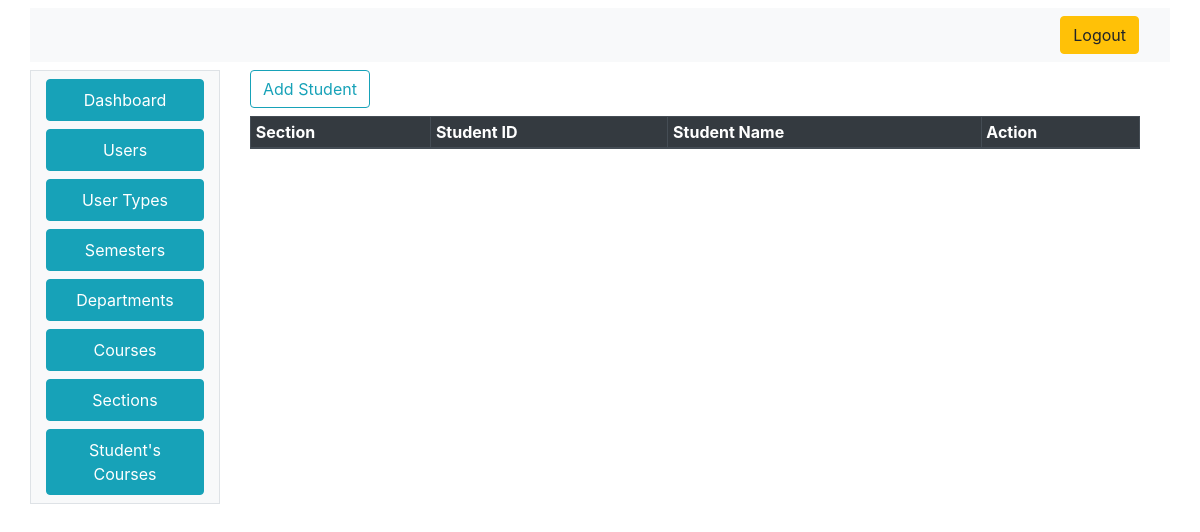
/admin/students.php?SectionID=3, run on an earlier commit of the app's database.
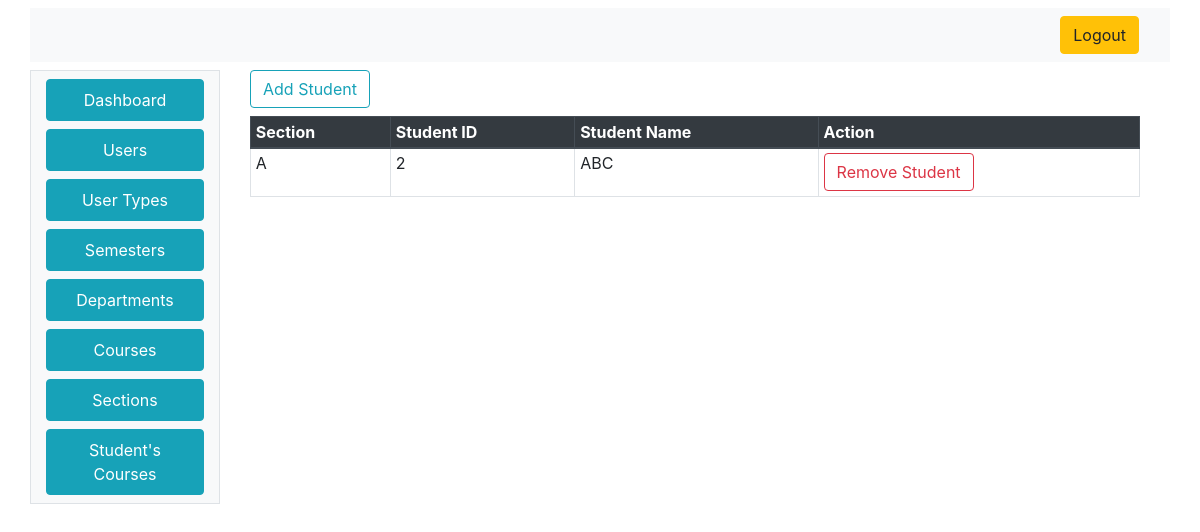
And on a later commit of the database.
### tables this page shows
CREATE TABLE `student_section` (
  `ID` int(11) NOT NULL,
  `StudentID` int(11) NOT NULL,
  `SectionID` int(11) NOT NULL
);

CREATE TABLE `section` (
  `SectionID` int(11) NOT NULL,
  `SectionName` varchar(10) NOT NULL,
  `CourseID` int(11) NOT NULL,
  `TeacherID` int(11) NOT NULL,
  `SemesterID` int(11) NOT NULL,
  `Status` tinyint(1) NOT NULL
);

CREATE TABLE `users` (
  `UserID` int(11) NOT NULL,
  `UserName` varchar(100) NOT NULL,
  `UserEmail` varchar(50) NOT NULL,
  `Password` varchar(25) NOT NULL,
  `Status` tinyint(1) NOT NULL,
  `UserTypeID` int(11) NOT NULL,
  `DepartmentID` int(11) DEFAULT NULL
);

### index_model.php (called while the page is built, shortened)
<?php
class IndexModel
{
	public $con;
	public function IndexModel()
	{
		$this->host = "localhost:3306";
		$this->user = "root";
		$this->pass = "";
		$this->dbname = "ams";
		$this->con =  new mysqli($this->host, $this->user, $this->pass, $this->dbname);
	}
	public function getStudentsBySections($SectionID)
	{
		$q = "SELECT student_section.ID,section.SectionID,section.SectionName,users.UserID,users.UserName FROM `student_section` LEFT OUTER JOIN users on student_section.StudentID=users.UserID LEFT OUTER JOIN section on section.SectionID=student_section.SectionID where student_section.SectionID=" . $SectionID;
		$r = mysqli_query($this->con, $q);
		if ($r == false) {
			return 0;
		} else {
			return $r;
		}
	}
}

### admin/students.php (the view, shortened to what this page needs)
<html>
<head>
  <link rel="stylesheet" href="css.css">
  <link rel="stylesheet" href="https://stackpath.bootstrapcdn.com/bootstrap/4.4.1/css/bootstrap.min.css">
</head>
<body>
  <div class="container mt-2">
    <div class="row">
      <div class="col-12 mb-2 bg-light">
        <nav class="navbar navbar-expand-lg navbar-light bg-light justify-content-end">
          <a class="btn btn-warning ml-2" href="../logout.php"><i class="fa fa-sign-out" aria-hidden="true"></i>
            Logout
          </a>
        </nav>
      </div>
      <div class="col-2 bg-light border">
        <nav class=" d-none d-md-block bg-light sidebar">
          <?php
          require_once('sidebar.php');
          ?>
        </nav>
      </div>
      <div class="col-10 bg-transparent">
        <div class="container-fluid container-responsive">
          <?php echo "
           <a href='add_student.php?SectionID=" . $_GET["SectionID"] . "' class='btn btn-outline-info mb-2'> Add Student</a>";
          ?>
          <div class="table-responsive">
            <table class="table  table-sm table-hover table-bordered">
              <thead class="thead-dark">
                <tr>
                  <th scope="col">Section</th>
                  <th scope="col">Student ID</th>
                  <th scope="col">Student Name</th>
                  <th scope="col">Action</th>
                </tr>
              </thead>
              <tbody>
                <?php
                require_once('../index_model.php');
                $indObj = new IndexModel();
                $rs = $indObj->getStudentsBySections($_GET['SectionID']);
                while ($d = mysqli_fetch_assoc($rs)) {
                  echo $str = "<tr><td>" . $d["SectionName"] . "</td><td>" . $d["UserID"] . "</td><td>" . $d["UserName"] . "</td>";
                  echo "<td>
                      <a href='remove_student.php?ID=" . $d["ID"] . "&SectionID=" . $d["SectionID"] . "' class='btn btn-outline-danger'>Remove Student</a>
                    </td>
                  </tr>";
                }
                ?>
              </tbody>
            </table>
          </div>
        </div>
      </div>
    </div>
  </div>
</body>
</html>

What changed in the data, as far as the page shows it:
added student_section: SectionID.SectionName "A", StudentID.UserID "2", StudentID.UserName "ABC"
